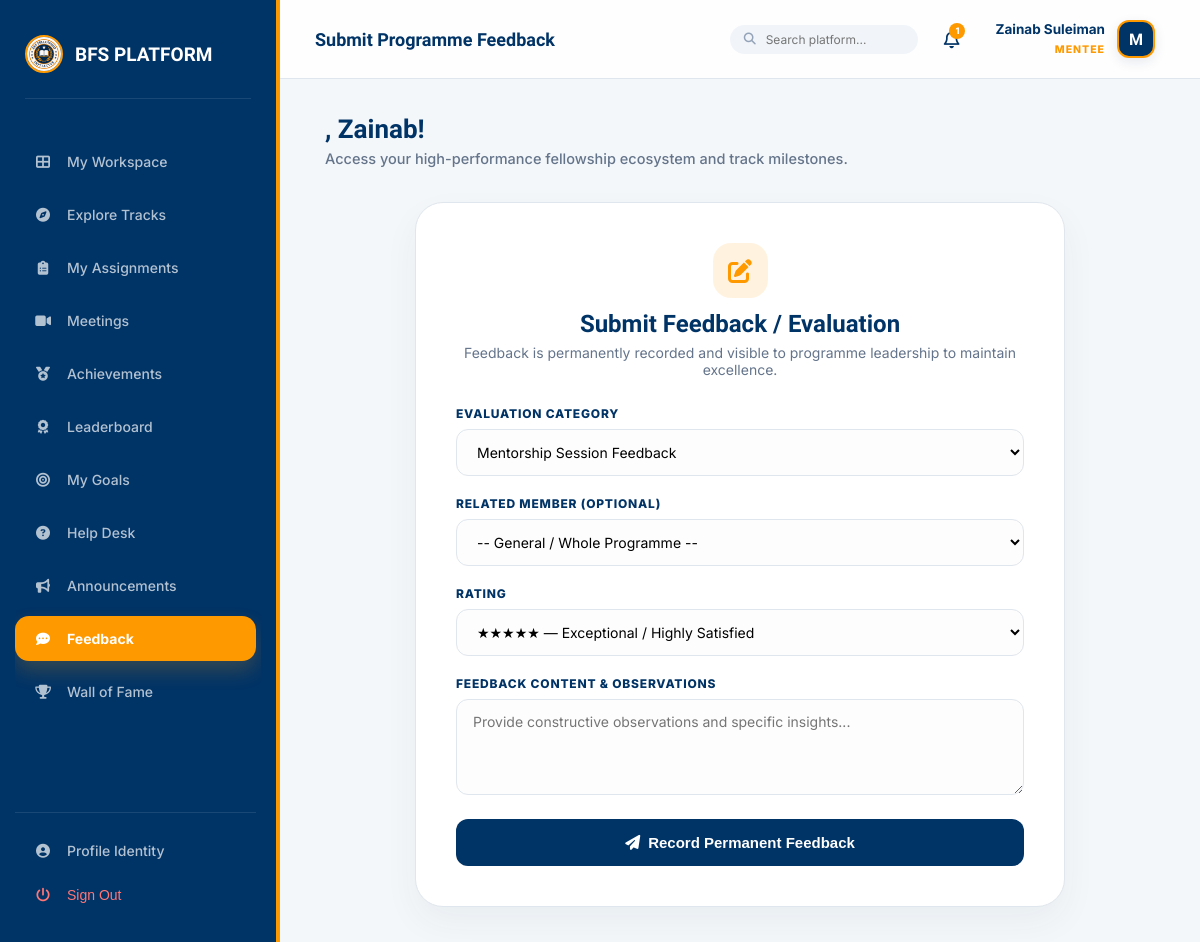
Screenshot of /progress/feedback/submit/ (signed in) with the database file from the repository.
### accounts/models.py (models this page shows, shortened)
class User(AbstractUser):
    ROLE_CHOICES = [
        ('mentee', 'Mentee'),
        ('mentor', 'Mentor'),
        ('management', 'Management Team'),
        ('coordinator', 'Programme Coordinator'),
    ]
    role = models.CharField(max_length=20, choices=ROLE_CHOICES, default='mentee')
    phone = models.CharField(max_length=20, blank=True)
    bio = models.TextField(blank=True)
    avatar_url = models.URLField(blank=True)   # Link to OneDrive/SharePoint photo
    is_verified = models.BooleanField(default=False)
    linkedin_url = models.URLField(blank=True, verbose_name="LinkedIn Profile")
    github_url = models.URLField(blank=True, verbose_name="GitHub/Portfolio")
    cv_url = models.URLField(blank=True, verbose_name="CV/Resume (OneDrive Link)")
    qualification = models.CharField(max_length=120, blank=True, help_text="e.g. B.Sc, M.Sc, Ph.D, Professional Fellow")
    expertise = models.CharField(max_length=150, blank=True, help_text="e.g. Software Engineering, AI, Cloud, Research")
    academic_status = models.CharField(max_length=100, blank=True, help_text="e.g. Student, Recent Graduate, Professional")
    interests = models.TextField(blank=True, help_text="Areas of interest or specialization")
    career_goal = models.TextField(blank=True, help_text="Mentee primary career and learning goal")

### progress/views.py (the view, shortened to what this page needs)
# urls.py: path('feedback/submit/', views.submit_feedback, name='submit_feedback'),
@role_required('mentee', 'mentor', 'management', 'coordinator')
def submit_feedback(request):
    recipients = User.objects.exclude(id=request.user.id).filter(is_active=True)
    return render(request, 'progress/feedback_form.html', {'recipients': recipients})

### accounts/permissions.py (called while the page is built)
def role_required(*roles):
    def check(user):
        if not user.is_authenticated:
            return False
        if user.role in roles:
            return True
        raise PermissionDenied
    return user_passes_test(check, login_url='accounts:login')

### notifications/context_processors.py (called while the page is built)
def notification_context(request):
    if request.user.is_authenticated:
        unread_count = Notification.objects.filter(user=request.user, is_read=False).count()
        latest = Notification.objects.filter(user=request.user).order_by('-created_at')[:5]
        return {
            'unread_notifications_count': unread_count,
            'latest_notifications': latest
        }
    return {
        'unread_notifications_count': 0,
        'latest_notifications': []
    }

### templates/progress/feedback_form.html (shortened to what this page needs)
{% extends 'base.html' %}
{% block header_title %}Submit Programme Feedback{% endblock %}
{% block content %}
<div class="fb-form-card">
    <div style="text-align: center; margin-bottom: 28px;">
        <div style="width: 55px; height: 55px; border-radius: 18px; background: var(--gold-soft); color: var(--gold); display: inline-flex; align-items: center; justify-content: center; font-size: 24px; margin-bottom: 12px;">
            <i class="fas fa-edit"></i>
        </div>
        <h2 style="margin: 0; font-family: 'Lexend'; color: var(--navy);">Submit Feedback / Evaluation</h2>
        <p style="margin: 6px 0 0; color: #64748b; font-size: 14px;">
            Feedback is permanently recorded and visible to programme leadership to maintain excellence.
        </p>
    </div>
    <form method="post">
        <div>
            <label class="form-label">Evaluation Category</label>
            <select name="category" class="form-input" required>
                <option value="session">Mentorship Session Feedback</option>
            </select>
        </div>
        <div>
            <label class="form-label">Related Member (Optional)</label>
            <select name="recipient_id" class="form-input">
                <option value="">-- General / Whole Programme --</option>
            </select>
        </div>
        <div>
            <label class="form-label">Rating</label>
            <select name="rating" class="form-input">
                <option value="5">★★★★★ — Exceptional / Highly Satisfied</option>
            </select>
        </div>
        <div>
            <label class="form-label">Feedback Content & Observations</label>
            <textarea name="content" rows="4" class="form-input" placeholder="Provide constructive observations and specific insights..." required></textarea>
        </div>
        <button type="submit" class="btn-submit-fb-form">
            <i class="fas fa-paper-plane"></i> Record Permanent Feedback
        </button>
    </form>
</div>
{% endblock %}

### templates/base.html (shortened to what this page needs)
{% load static %}
<!DOCTYPE html>
<html lang="en">
<head>
    <link rel="stylesheet" href="https://cdnjs.cloudflare.com/ajax/libs/font-awesome/6.4.0/css/all.min.css">
</head>
<body>
    <aside class="sidebar" id="sidebar">
        <div class="brand">
            <img src="{% static 'images/logo.jpg' %}" alt="BFS Logo">
            <span>BFS PLATFORM</span>
        </div>
        <nav class="nav-menu">
            {% if user.role == 'mentee' %}
                <a href="{% url 'dashboard:mentee_dashboard' %}" class="nav-item {% if request.resolver_match.url_name == 'mentee_dashboard' %}active{% endif %}">
                    <i class="fas fa-th-large"></i> My Workspace
                </a>
                <a href="{% url 'groups:group_list' %}" class="nav-item {% if 'groups' in request.path and 'meetings' not in request.path and 'pairings' not in request.path %}active{% endif %}">
                    <i class="fas fa-compass"></i> Explore Tracks
                </a>
                <a href="{% url 'tasks:my_tasks_list' %}" class="nav-item {% if 'tasks' in request.path %}active{% endif %}">
                    <i class="fas fa-clipboard-list"></i> My Assignments
                </a>
                <a href="{% url 'groups:meeting_list' %}" class="nav-item {% if 'meetings' in request.path %}active{% endif %}">
                    <i class="fas fa-video"></i> Meetings
                </a>
                <a href="{% url 'progress:achievements' %}" class="nav-item {% if 'achievements' in request.path %}active{% endif %}">
                    <i class="fas fa-medal"></i> Achievements
                </a>
                <a href="{% url 'progress:leaderboard' %}" class="nav-item {% if 'leaderboard' in request.path %}active{% endif %}">
                    <i class="fas fa-award"></i> Leaderboard
                </a>
                <a href="{% url 'progress:goals' %}" class="nav-item {% if 'goals' in request.path %}active{% endif %}">
                    <i class="fas fa-bullseye"></i> My Goals
                </a>
                <a href="{% url 'helpdesk:home' %}" class="nav-item {% if 'helpdesk' in request.path %}active{% endif %}">
                    <i class="fas fa-question-circle"></i> Help Desk
                </a>
                <a href="{% url 'announcements:list' %}" class="nav-item {% if 'announcements' in request.path %}active{% endif %}">
                    <i class="fas fa-bullhorn"></i> Announcements
                </a>
                <a href="{% url 'progress:feedback' %}" class="nav-item {% if 'feedback' in request.path %}active{% endif %}">
                    <i class="fas fa-comment-dots"></i> Feedback
                </a>
                <a href="{% url 'core:wall_of_fame' %}" class="nav-item {% if 'wall-of-fame' in request.path %}active{% endif %}">
                    <i class="fas fa-trophy"></i> Wall of Fame
                </a>
            {% endif %}
            <div style="margin-top: auto; border-top: 1px solid rgba(255,255,255,0.1); padding-top: 15px;">
                <a href="{% url 'accounts:profile' %}" class="nav-item {% if 'profile' in request.path %}active{% endif %}">
                    <i class="fas fa-user-circle"></i> Profile Identity
                </a>
                <button onclick="document.getElementById('logout-form').submit();" class="nav-item" style="color: #ff7675; cursor: pointer;">
                    <i class="fas fa-power-off"></i> Sign Out
                </button>
            </div>
        </nav>
    </aside>
    <main class="main">
        <header class="topbar">
            <div style="display: flex; align-items: center; gap: 15px;">
                <h2 style="margin:0; font-family:'Lexend'; font-size: 18px; color: var(--navy);">{% block header_title %}{% endblock %}</h2>
            </div>
            <div style="display: flex; align-items: center; gap: 20px;">
                <form method="get" action="{% url 'core:search' %}" style="display: flex; align-items: center; background: #f1f5f9; border-radius: 20px; padding: 6px 14px;">
                    <i class="fas fa-search" style="color: #94a3b8; font-size: 12px; margin-right: 8px;"></i>
                    <input type="text" name="q" placeholder="Search platform..." style="border: none; background: transparent; outline: none; font-size: 12px; width: 140px; font-family: inherit;">
                </form>
                <a href="{% url 'notifications:notification_list' %}" style="position: relative; color: var(--navy); text-decoration: none; font-size: 18px; padding: 6px;">
                    <i class="far fa-bell"></i>
                    {% if unread_notifications_count > 0 %}
                    <span style="position: absolute; top: 0; right: 0; background: var(--gold); color: white; border-radius: 50%; font-size: 9px; font-weight: 800; width: 16px; height: 16px; display: flex; align-items: center; justify-content: center;">
                        {{ unread_notifications_count }}
                    </span>
                    {% endif %}
                </a>
                <div class="identity-card" data-role="{{ user.get_role_display }}">
                    <div style="display: flex; align-items: center; gap: 12px;">
                        <div style="text-align: right; line-height: 1.2;">
                            <span style="display: block; font-weight: 700; font-size: 13.5px; color: var(--navy);">{{ user.get_full_name|default:user.username }}</span>
                            <span style="font-size: 10.5px; color: var(--gold); font-weight: 800; text-transform: uppercase; letter-spacing: 1px;">{{ user.role }}</span>
                        </div>
                        <div style="width: 38px; height: 38px; border-radius: 12px; background: var(--navy); color: white; display: flex; align-items: center; justify-content: center; font-weight: 800; font-family: 'Lexend'; border: 2px solid var(--gold); box-shadow: 0 4px 12px rgba(0, 51, 102, 0.1);">
                            {{ user.username|first|upper }}
                        </div>
                    </div>
                </div>
            </div>
        </header>
        <div class="content-body">
            <div class="welcome-banner">
                <h1>{{ greeting }}, {{ user.first_name|default:user.username }}!</h1>
                <p>Access your high-performance fellowship ecosystem and track milestones.</p>
            </div>
            {% block content %}{% endblock %}
        </div>
    </main>
</body>
</html>

### templates/base.html (style rules this page uses)
:root { --navy: #003366; --navy-light: #004d99; --navy-dark: #001a33; --gold: #FF9900; --gold-soft: rgba(255, 153, 0, 0.12); --bg: #F4F7F9; --surface: #FFFFFF; --line: #E0E6ED; --text: #1A2B3C; --danger: #e74c3c; --success: #2ecc71; --radius: 16px; --transition: all 0.4s cubic-bezier(0.165, 0.84, 0.44, 1); }
* { box-sizing: border-box; -webkit-tap-highlight-color: transparent; }
body { margin: 0; background: var(--bg); color: var(--text); font-family: 'Inter', sans-serif; display: flex; height: 100vh; width: 100vw; overflow: hidden; }
.sidebar { width: 280px; background: var(--navy); color: white; display: flex; flex-direction: column; padding: 25px 15px; z-index: 1100; transition: var(--transition); border-right: 4px solid var(--gold); flex-shrink: 0; }
.brand { display: flex; align-items: center; gap: 12px; font-family: 'Lexend'; font-weight: 700; font-size: 19px; margin: 10px 10px 40px; border-bottom: 1px solid rgba(255,255,255,0.1); padding-bottom: 25px; }
.brand img { width: 38px; height: 38px; border-radius: 50%; border: 2px solid var(--gold); }
.nav-menu { flex: 1; display: flex; flex-direction: column; gap: 8px; overflow-y: auto; padding-right: 5px; }
.nav-item { display: flex; align-items: center; gap: 14px; padding: 14px 18px; border-radius: 14px; color: rgba(255,255,255,0.7); font-size: 14px; font-weight: 500; text-decoration: none; transition: 0.3s; cursor: pointer; border: none; background: transparent; width: 100%; text-align: left; }
.nav-item.active { background: var(--gold); color: white !important; font-weight: 700; box-shadow: 0 10px 20px rgba(255, 153, 0, 0.2); }
.nav-item i { width: 20px; text-align: center; }
.main { flex: 1; display: flex; flex-direction: column; min-width: 0; position: relative; }
.topbar { background: rgba(255, 255, 255, 0.85); backdrop-filter: blur(12px); -webkit-backdrop-filter: blur(12px); padding: 15px 35px; border-bottom: 1px solid var(--line); display: flex; justify-content: space-between; align-items: center; z-index: 1000; }
.content-body { padding: 35px 45px; overflow-y: auto; flex: 1; scroll-behavior: smooth; }
.welcome-banner { margin-bottom: 35px; animation: fadeInUp 0.8s cubic-bezier(0.165, 0.84, 0.44, 1); }
.welcome-banner h1 { margin: 0; font-family: 'Lexend'; color: var(--navy) !important; font-size: 26px; font-weight: 700; }
.welcome-banner p { margin: 6px 0 0; color: #64748b; font-size: 14.5px; font-weight: 500; }
.identity-card { position: relative; cursor: pointer; transition: 0.3s; padding: 5px 10px; border-radius: 12px; }

### templates/progress/feedback_form.html (style rules this page uses)
.fb-form-card { max-width: 650px; margin: 0 auto; background: white; padding: 40px; border-radius: 28px; border: 1px solid var(--line); box-shadow: 0 15px 35px rgba(0, 51, 102, 0.05); }
.form-label { display: block; font-size: 12px; font-weight: 800; color: var(--navy); text-transform: uppercase; letter-spacing: 0.8px; margin-bottom: 8px; }
.form-input { width: 100%; padding: 13px 16px; border: 1.5px solid var(--line); border-radius: 12px; font-size: 14px; font-family: inherit; background: #fdfdfd; margin-bottom: 20px; transition: 0.3s; }
.btn-submit-fb-form { background: var(--navy); color: white; padding: 15px; border-radius: 12px; font-size: 15px; font-weight: 700; border: none; cursor: pointer; transition: 0.3s; width: 100%; display: flex; align-items: center; justify-content: center; gap: 8px; }

### rows the page displays
User: get_full_name "Zainab Suleiman", role "MENTEE", username|first "M", first_name "Zainab"

### other values shown
{{ unread_notifications_count }} "1"
